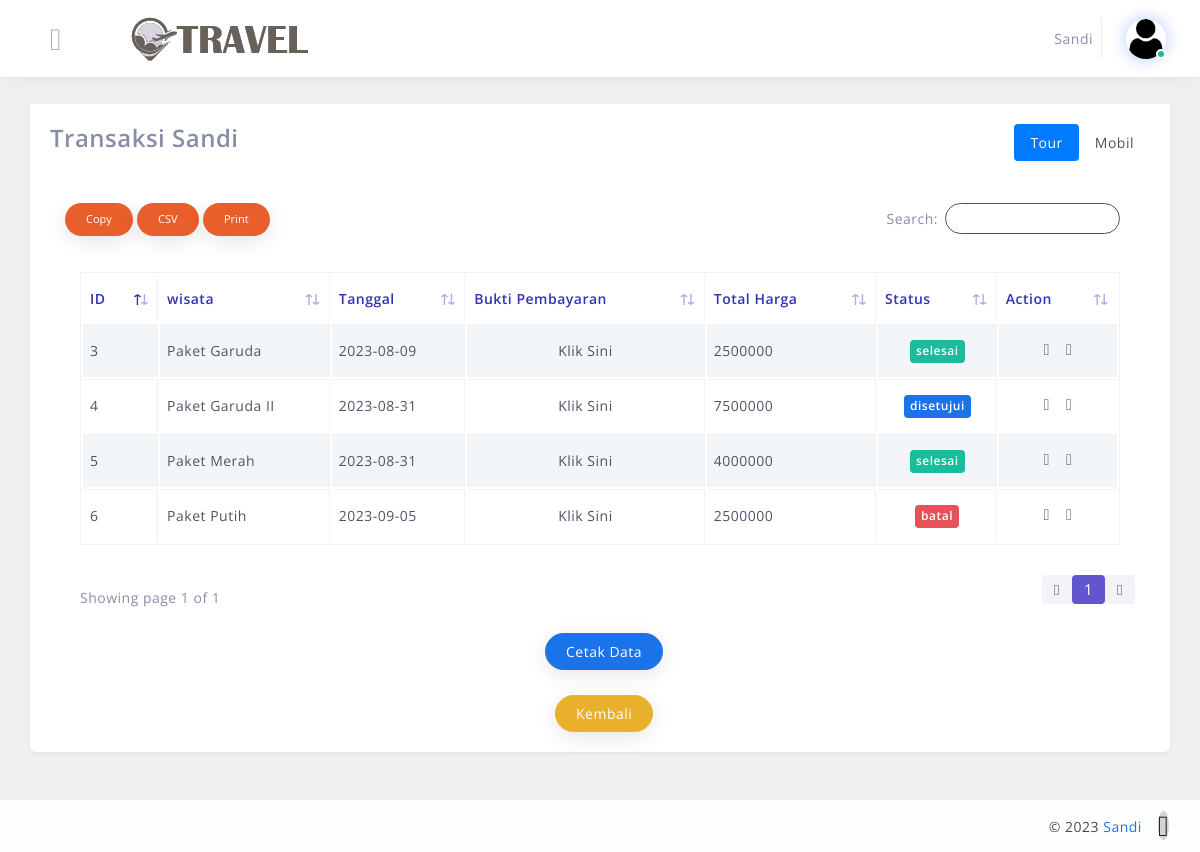
Page /tour/cust/riwayat.php?id_user=2 (signed in) on the earlier database version.
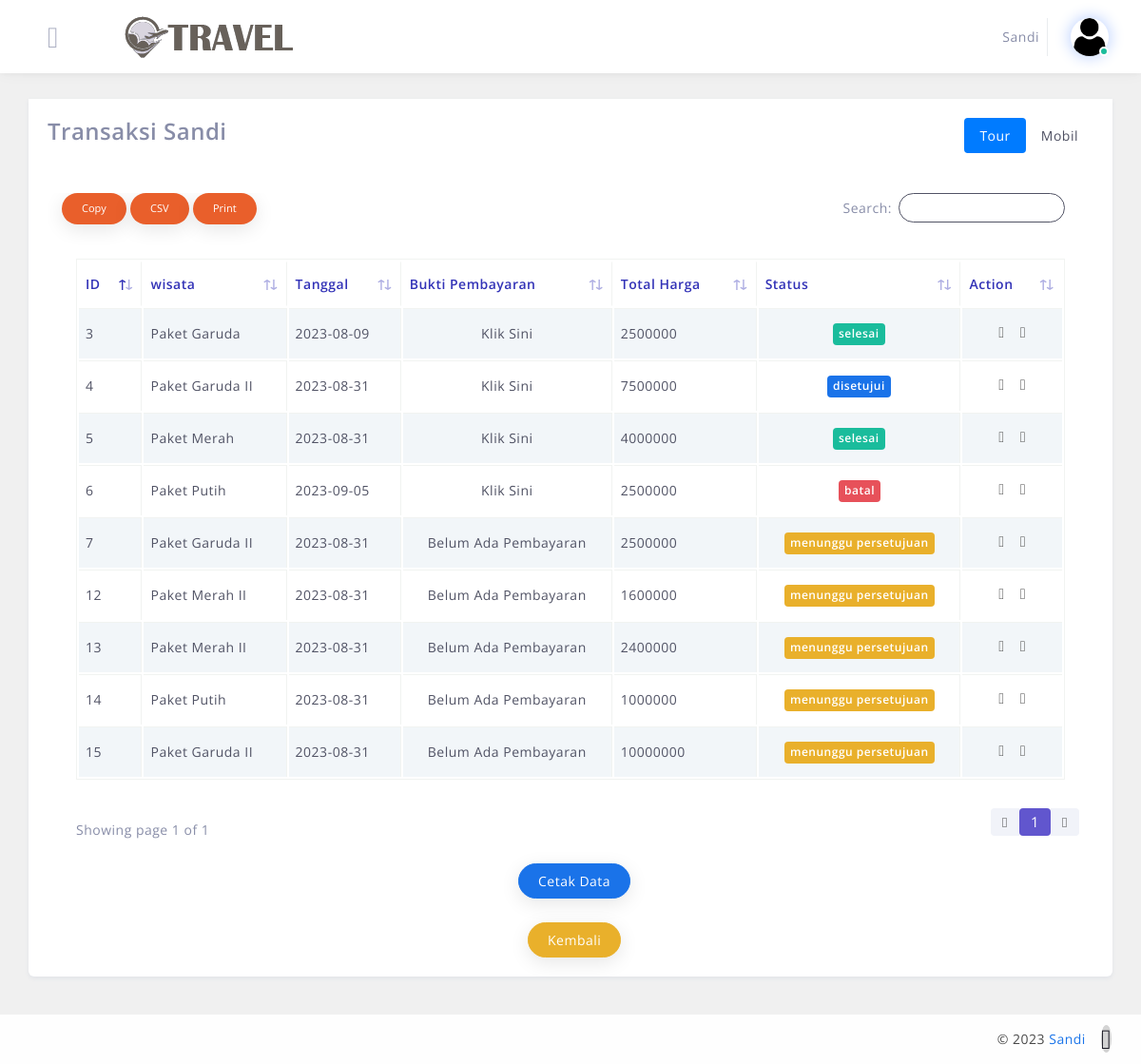
Same page on the later database version.
### tables this page shows
CREATE TABLE `transaksi` (
  `id_transaksi` int(11) NOT NULL,
  `jenis_transaksi` varchar(12) NOT NULL,
  `id_mobil` int(11) NOT NULL,
  `id_wisata` int(11) NOT NULL,
  `id_user` int(11) NOT NULL,
  `supir` varchar(16) NOT NULL,
  `harga` double NOT NULL,
  `qty` double NOT NULL,
  `total_harga` double NOT NULL,
  `status` varchar(32) NOT NULL,
  `gambar` varchar(32) NOT NULL,
  `gambar_pengembalian` varchar(32) NOT NULL,
  `tanggal` date NOT NULL,
  `tanggal_booking` date NOT NULL,
  `kondisi` varchar(18) NOT NULL,
  `ket` varchar(64) NOT NULL
);

CREATE TABLE `wisata` (
  `id_wisata` int(11) NOT NULL,
  `nama` varchar(64) NOT NULL,
  `tanggal` date NOT NULL,
  `harga` varchar(64) NOT NULL,
  `gambar` varchar(120) NOT NULL,
  `deskripsi` longtext NOT NULL,
  `status` varchar(48) NOT NULL,
  `kuota` varchar(32) NOT NULL,
  `berapa_hari` varchar(12) NOT NULL,
  `rating` varchar(11) NOT NULL
);

### tour/cust/riwayat.php (the view, shortened to what this page needs)
<?php
include '../include/config.php';
$id_user = $_GET['id_user'];
?>
<!DOCTYPE html>
<html lang="en">
<head>
    <link href="../assets/css/loader.css" rel="stylesheet" type="text/css" />
    <link href="../bootstrap/css/bootstrap.min.css" rel="stylesheet" type="text/css" />
    <link href="../assets/css/plugins.css" rel="stylesheet" type="text/css" />
    <link rel="stylesheet" type="text/css" href="../plugins/table/datatable/datatables.css">
    <link rel="stylesheet" type="text/css" href="../plugins/table/datatable/custom_dt_html5.css">
</head>
<body>
    <?php include "../template/header.php" ?>
    <div class="main-content">
        <div class="main-container">
            <div class="container">
                <div class="page-header">
                    <div class="page-title">
                        <h3>transaksi</h3>
                    </div>
                </div>
                <div class="row" id="cancel-row">
                    <div class="col-xl-48 col-lg-48 col-sm-48  layout-spacing">
                        <div class="statbox widget box box-shadow">
                            <div class="widget-content widget-content-area">
                                <div class="c-b-s-header">
                                    <div class="row">
                                        <div class="col-md-6 col-6">
                                            <h4><strong>Transaksi <?php echo $_SESSION['users'] ?></strong></h4> <br><br>
                                        </div>
                                        <div class="col-md-6 col-6 text-sm-right">
                                            <ul class="nav justify-content-end c-b-s-tab nav-pills" id="c-b-s-tab" role="tablist">
                                                <li class="nav-item">
                                                    <a class="nav-link active" id="c-b-s-monthly-tab" data-toggle="pill" href="#c-b-s-monthly" role="tab" aria-controls="c-b-s-monthly" aria-selected="true">Tour</a>
                                                </li>
                                                <li class="nav-item">
                                                    <a class="nav-link" id="c-b-s-yearly-tab" data-toggle="pill" href="#c-b-s-yearly" role="tab" aria-controls="c-b-s-yearly" aria-selected="false">Mobil</a>
                                                </li>
                                            </ul>
                                        </div>
                                    </div>
                                </div>
                                <div class="tab-content">
                                    <div class="tab-pane active" id="c-b-s-monthly" role="tabpanel" aria-labelledby="c-b-s-monthly-tab">
                                        <div class="table-responsive customer-bal-summary-scroll-monthly">
                                            <table id="html5-extension" class="table table-striped table-bordered table-hover" style="width:100%">
                                                <thead>
                                                    <tr>
                                                        <th>ID</th>
                                                        <th>wisata</th>
                                                        <th>Tanggal</th>
                                                        <th>Bukti Pembayaran</th>
                                                        <th>Total Harga</th>
                                                        <th>Status</th>
                                                        <th>Action</th>
                                                    </tr>
                                                </thead>
                                                <tbody>
                                                    <tr>
                                                        <?php
                                                        $sqltour = mysqli_query($conn, "SELECT transaksi.*, users.username, users.id_user ,users.email, wisata.id_wisata, wisata.nama ,wisata.harga FROM transaksi INNER JOIN users ON transaksi.id_user = users.id_user INNER JOIN wisata ON transaksi.id_wisata = wisata.id_wisata where users.id_user='$id_user' AND transaksi.jenis_transaksi = 'wisata' ORDER BY id_transaksi DESC");
                                                        while ($rowtour = mysqli_fetch_assoc($sqltour)) {
                                                        ?>
                                                            <td><?php echo $rowtour['id_transaksi']; ?></td>
                                                            <td><?php echo $rowtour['nama']; ?></td>
                                                            <td><?php echo $rowtour['tanggal']; ?></td>
                                                            <?php if ($rowtour['gambar'] == "") {
                                                            ?>
                                                                <td class="align-center">
                                                                    Belum Ada Pembayaran
                                                                </td>
                                                            <?php } else {
                                                            ?>
                                                                <td class="align-center"><a href="../gambar/<?php echo $rowtour['gambar']; ?>">Klik Sini</a></td>
                                                            <?php
                                                            } ?>
                                                            <td><?php echo $rowtour['total_harga']; ?></td>
                                                            <?php if ($rowtour['status'] == "menunggu persetujuan") {
                                                            ?>
                                                                <td class="align-center"><span class="shadow-none badge badge-warning"><?php echo $rowtour['status']; ?></span></td>
                                                            <?php } elseif ($rowtour['status'] == "disetujui") {
                                                            ?>
                                                                <td class="align-center"><span class="shadow-none badge badge-primary"><?php echo $rowtour['status']; ?></span></td>
                                                            <?php
                                                            } elseif ($rowtour['status'] == "selesai") { ?>
                                                                <td class="align-center"><span class="shadow-none badge badge-success"><?php echo $rowtour['status']; ?></span></td>
                                                            <?php  } else { ?>
                                                                <td class="align-center"><span class="shadow-none badge badge-danger"><?php echo $rowtour['status']; ?></span></td>
                                                            <?php } ?>
                                                            <td class="text-center">
                                                                <ul class="table-controls">
                                                                    <li><a href="cetak_struk_transaksi.php?id_transaksi=<?php echo  $rowtour["id_transaksi"]; ?>" class="bs-tooltip" data-toggle="tooltip" data-placement="top" title="" data-original-title="Edit"><i class="flaticon-print  p-1 br-6 mb-1"></i></a></li>
                                                                    <li><a href="confirmation_tour.php?id_transaksi=<?php echo  $rowtour["id_transaksi"]; ?>" class="bs-tooltip" data-toggle="tooltip" data-placement="top" title="" data-original-title="Edit"><i class="flaticon-view 2  p-1 br-6 mb-1"></i></a></li>
                                                                </ul>
                                                            </td>
                                                    </tr>
                                                <?php } ?>
                                                </tbody>
                                            </table>
                                        </div>
                                        <center>
                                            <div class="widget-header">
                                                <div class="row">
                                                    <div class="col-xl-12 col-md-12 col-sm-12 col-12">
                                                        <h4> <a href="cetak_riwayat.php?id_user=<?php echo $_SESSION["id_user"]; ?>" target="_blank" class="btn btn-primary btn-rounded toggle-vis mb-8 ml-2">Cetak Data</a></h4>
                                                        <a href="../cust/index_u.php" class="btn btn-warning btn-rounded toggle-vis mb-8 ml-2">Kembali</a>
                                                    </div>
                                                </div>
                                            </div>
                                        </center>
                                    </div>
                                </div>
                            </div>
                        </div>
                    </div>
                </div>
            </div>
        </div>
    </div>
    <?php include "../template/footer.php" ?>
</body>
</html>

### tour/template/header.php (shortened to what this page needs)
<header class="desktop-nav header navbar fixed-top">
    <div class="nav-logo mr-sm-5 ml-sm-4">
        <a href="javascript:void(0);" class="nav-link sidebarCollapse d-inline-block mr-sm-5" data-placement="bottom">
            <i class="flaticon-menu-line-3"></i>
        </a>
        <a href="#" class=""> <img src="../assets/img/2.png" class="img-fluid" alt="logo"></a>
    </div>
    <ul class="navbar-nav flex-row ml-lg-auto">
        <ul class="navbar-nav flex-row ">
            <li class="nav-item dropdown  align-self-center">
                <span class=""><?= $_SESSION['users']; ?></span>
            </li>
        </ul>
        <li class="nav-item dropdown user-profile-dropdown pl-4 pr-lg-0 pr-2 ml-lg-2 mr-lg-4  align-self-center">
            <a href="#" class="dropdown-toggle user">
                <div class="user-profile d-lg-block d-none">
                    <img src="../gambar/admin.jpg" alt="admin-profile" class="img-fluid">
                </div>
            </a>
        </li>
    </ul>
</header>

### tour/template/footer.php (shortened to what this page needs)
<footer class="footer-section theme-footer">
    <div class="footer-section-2 container-fluid">
        <div class="row">
            <div id="toggle-grid" class="col-xl-7 col-md-6 col-sm-6 col-12 text-sm-left text-center">
            </div>
            <div class="col-xl-5 col-md-6 col-sm-6 col-12">
                <ul class="list-inline mb-0 d-flex justify-content-sm-end justify-content-center mr-sm-3 ml-sm-0 mx-3">
                    <li class="list-inline-item  mr-3">
                        <p class="bottom-footer">&#xA9; 2023 <a target="_blank" href="https://">Sandi</a></p>
                    </li>
                    <li class="list-inline-item align-self-center">
                        <div class="scrollTop"><i class="flaticon-up-arrow-fill-1"></i></div>
                    </li>
                </ul>
            </div>
        </div>
    </div>
</footer>

### tour/assets/css/structure.css (style rules this page uses)
.desktop-nav.header { background-color: #fff; padding: 15px 10px; z-index: 1040; box-shadow: 126px 0px 20px -2px rgba(22,30,42,0.16); box-shadow: 0 1px 15px rgba(0,0,0,.04), 0 1px 6px rgba(0,0,0,.04); }
.desktop-nav.header .nav-logo a.sidebarCollapse i { font-size: 31px; vertical-align: middle; color: #acb0c3; }
.desktop-nav.header .navbar-nav .user-profile-dropdown a.user:after { display: none; }
.desktop-nav.header .navbar-nav .user-profile-dropdown a.user img { border-radius: 50%; width: 40px; box-shadow: 0 0 15px 2px #c2d5ff; }
.desktop-nav.header .navbar-nav .user-profile-dropdown a.user .user-profile { position: relative; }
.desktop-nav.header .navbar-nav .user-profile-dropdown a.user .user-profile:before { position: absolute; content: ''; height: 10px; width: 10px; background-color: #1abc9c; border-radius: 50%; bottom: 0; right: 0; z-index: 1; border: 2px solid #fff; }
.footer-section { background-color: #fff; display: -webkit-box; display: -ms-flexbox; display: flex; -webkit-box-orient: horizontal; -webkit-box-direction: normal; -ms-flex-direction: row; flex-direction: row; -ms-flex-wrap: wrap; flex-wrap: wrap; -webkit-box-pack: start; -ms-flex-pack: start; justify-content: flex-start; width: 100%; }
.footer-section .footer-section-2 { width: 50%; background: #fefefe; flex-grow: 8; }
.footer-section .bottom-footer { margin: 0px; color: #494949; font-size: 14px; padding: 15.5px 0; }
.footer-section .bottom-footer a { color: #1a74e9; border: none; }
.scrollTop i { color: #181722; font-size: 29px; background: #d3d3d3; border-radius: 50%; cursor: pointer; }
@media (min-width: 992px) { .desktop-nav.header .navbar-nav .user-profile-dropdown { border-left: 1px solid #e9ecef; } }

Differences in the rows shown:
added transaksi: id_transaksi "15", id_wisata.nama "Paket Garuda II", tanggal "2023-08-31", gambar "Belum Ada Pembayaran", total_harga "10000000", status "menunggu persetujuan"
added transaksi: id_transaksi "14", id_wisata.nama "Paket Putih", tanggal "2023-08-31", gambar "Belum Ada Pembayaran", total_harga "1000000", status "menunggu persetujuan"
added transaksi: id_transaksi "13", id_wisata.nama "Paket Merah II", tanggal "2023-08-31", gambar "Belum Ada Pembayaran", total_harga "2400000", status "menunggu persetujuan"
added transaksi: id_transaksi "12", id_wisata.nama "Paket Merah II", tanggal "2023-08-31", gambar "Belum Ada Pembayaran", total_harga "1600000", status "menunggu persetujuan"
added transaksi: id_transaksi "7", id_wisata.nama "Paket Garuda II", tanggal "2023-08-31", gambar "Belum Ada Pembayaran", total_harga "2500000", status "menunggu persetujuan"
